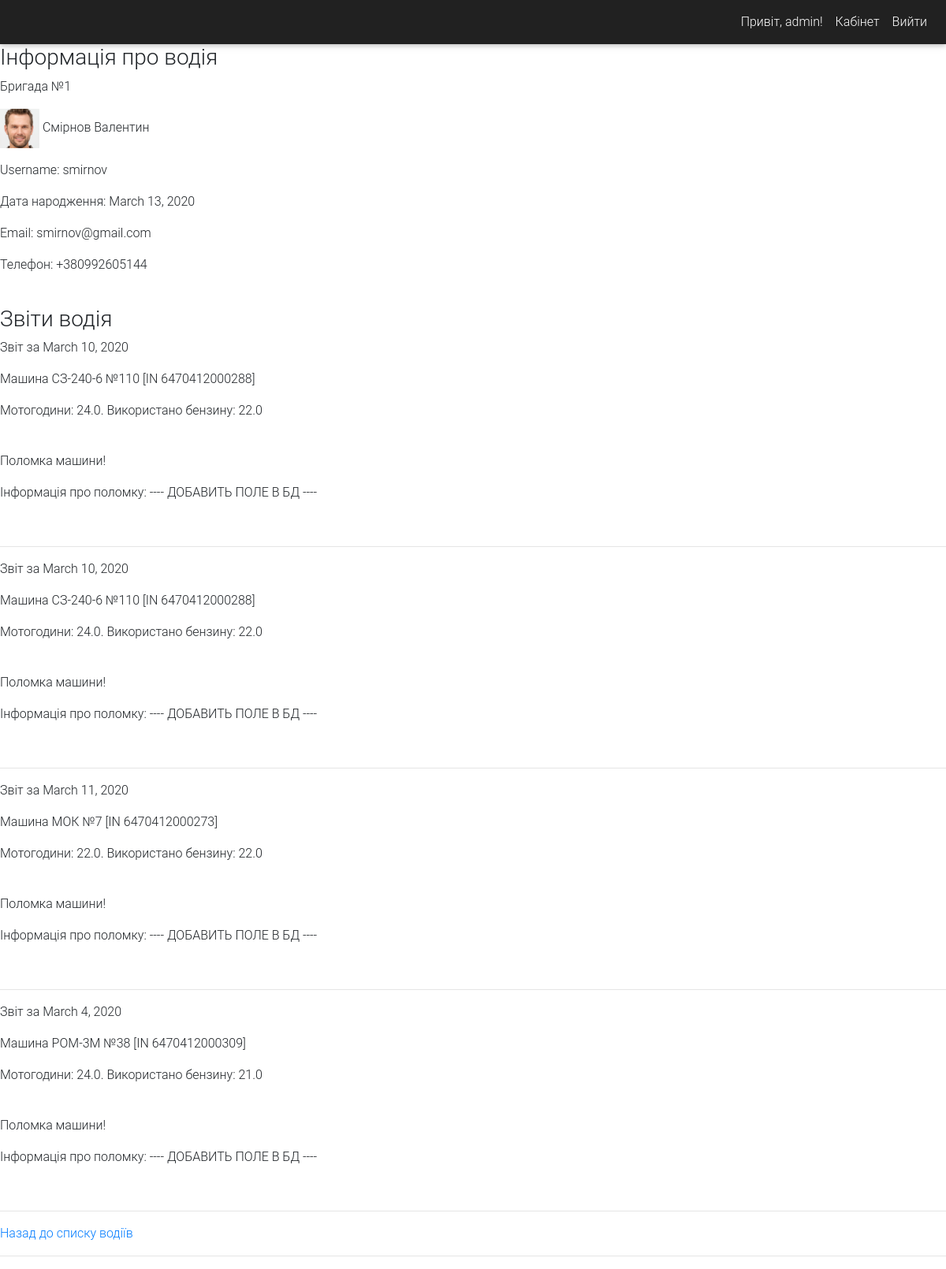
/engineer/drivers/smirnov/ (signed in), run on the app's committed database.
### senior_driver/models.py (models this page shows, shortened)
class SeniorDriver(models.Model):
    user = models.OneToOneField(User, on_delete=models.CASCADE)
    date_of_birth = models.DateField(blank=True, null=False)
    brigade_name = models.CharField(blank=True, max_length=50)
    telephone1 = models.CharField(max_length=15, blank=True, default='')
    telephone2 = models.CharField(max_length=15, blank=True, default='')
    avatar = models.ImageField(blank=True, upload_to="employees")
    def full_name(self):
        return f"{self.user.last_name} {self.user.first_name}"
    def phones(self):
        phones = self.telephone1
        if self.telephone2:
            phones += ', ' + self.telephone2
        return phones

### engineer/models.py (models this page shows, shortened)
class Report(models.Model):
    filled_up = models.ForeignKey(SeniorDriver, on_delete=models.CASCADE)
    date_of_completion = models.DateTimeField(auto_now=True)
    date = models.DateField()
    motohour = models.FloatField()
    fuel = models.FloatField()
    machine = models.ForeignKey(Machine, on_delete=models.CASCADE)
    breakage = models.BooleanField(default=False)
    checked = models.BooleanField(blank=True, default=False)

### machines/models.py (models this page shows, shortened)
class Machine(models.Model):
    machine = models.ForeignKey('MachineName', on_delete=models.CASCADE)
    inventory_number = models.IntegerField()
    number_machine = models.CharField(max_length=30)
    year_of_commissioning = models.DateField(blank=True, null=True)
    rated_capacity = models.FloatField(blank=True, null=True)
    costs_at_rate = models.FloatField(blank=True, null=True)
    dizmaslo = models.FloatField(blank=True, null=True)
    diametr_wheel_pairs = models.CharField(max_length=30, blank=True, null=True)
    date_ost_kr = models.DateField(blank=True, null=True)
    initial_value = models.FloatField(blank=True, null=True)
    residual_value = models.FloatField(blank=True, null=True)
    depreciation_end_date = models.DateField(blank=True, null=True)
    breakage = models.BooleanField(default=False)
    breakage_date = models.DateField(blank=True, null=True)
    breakage_info = models.TextField(blank=True, null=True)
    brigade = models.ForeignKey(SeniorDriver, on_delete=models.CASCADE)
    def full_name(self):
        return f"{self.machine.name} №{self.number_machine} [IN {self.inventory_number}]"

class MachineName(models.Model):
    name = models.CharField(max_length=50)
    description = models.TextField(default='')
    image = models.ImageField(blank=True, upload_to="machines")

### engineer/views.py (the view)
# urls.py: path('drivers/<str:username>/', views.show_drivers_detail, name='driver_detail'),
def show_drivers_detail(request, username):
    if not request.user.is_authenticated:
        return redirect('mylogin')
    if not ('engineer.view_engineer' in request.user.get_group_permissions()):
        raise Http404("У Вас не має прав на перегляд цієї сторінки")
    driver = get_object_or_404(SeniorDriver, user__username=username)
    reports_driver = models.Report.objects.filter(filled_up=driver)
    context = {
        'driver': driver,
        'reports_driver': reports_driver,
    }
    return render(request, 'engineer/show_driver_detail.html', context)

### templates/engineer/show_driver_detail.html (shortened to what this page needs)
{% extends 'base.html' %}
{% block content %}
    <nav class="navbar navbar-expand-md navbar-dark bg-dark">
        <div class="navbar-collapse collapse w-100 order-3 dual-collapse2">
            <ul class="navbar-nav ml-auto">
                <li class="nav-item">
                    <a class="nav-link" href="#">Привіт, {{ user.username }}!</a>
                </li>
                <li class="nav-item">
                    <a href="{% url 'engineer:home-page' %}" class="nav-link">Кабінет</a>
                </li>
                <li class="nav-item">
                    <a href="{% url 'mylogout' %}" class="nav-link">Вийти</a>
                </li>
            </ul>
        </div>
    </nav>
    {% if driver %}
        <div>
            <h3>Інформація про водія</h3>
            <p>Бригада №{{driver.brigade_name}}</p>
            <p><img width="50px" src="{{driver.avatar.url}}" alt="{{driver.full_name}}"> {{driver.full_name}}</p>
            <p>Username: {{driver.user.username}}</p>
            <p>Дата народження: {{driver.date_of_birth}}</p>
            <p>Email: {{driver.user.email}}</p>
            <p>Телефон: {{driver.phones}}</p>
        </div>
    {% endif %}
    <br>
    {% if reports_driver %}
        <h3>Звіти водія</h3>
        <div>
            {% for report in reports_driver %}
                <p>Звіт за {{ report.date }}</p>
                <p>Машина {{ report.machine.full_name }}</p>
                <p>Мотогодини: {{ report.motohour}}. Використано бензину: {{ report.fuel }} </p>
                {% if report.breakage %}
                    <br>
                    <p>Поломка машини!</p>
                    <p>Інформація про поломку: ---- ДОБАВИТЬ ПОЛЕ В БД ----</p>
                {% endif %}
                <br><hr>
            {% endfor %}
        </div>
    {% else%}
        <p>У цього старшого водія звітів немає</p>
    {% endif %}
    <p><a href="{% url 'engineer:drivers' %}">Назад до списку водіїв</a></p><hr>
{% endblock %}

### data on the page
SeniorDriver: brigade_name "1", avatar (picture), full_name "Смірнов Валентин", user.username "smirnov", date_of_birth "March 13, 2020", user.email "smirnov@gmail.com", phones "+380992605144"
Report: date "March 10, 2020", machine.full_name "СЗ-240-6 №110 [IN 6470412000288]", motohour "24.0", fuel "22.0", breakage "Поломка машини!", shows "Інформація про поломку: ---- ДОБАВИТЬ ПОЛЕ В БД ----"
Report: date "March 10, 2020", machine.full_name "СЗ-240-6 №110 [IN 6470412000288]", motohour "24.0", fuel "22.0", breakage "Поломка машини!", shows "Інформація про поломку: ---- ДОБАВИТЬ ПОЛЕ В БД ----"
Report: date "March 11, 2020", machine.full_name "МОК №7 [IN 6470412000273]", motohour "22.0", fuel "22.0", breakage "Поломка машини!", shows "Інформація про поломку: ---- ДОБАВИТЬ ПОЛЕ В БД ----"
Report: date "March 4, 2020", machine.full_name "РОМ-3М №38 [IN 6470412000309]", motohour "24.0", fuel "21.0", breakage "Поломка машини!", shows "Інформація про поломку: ---- ДОБАВИТЬ ПОЛЕ В БД ----"

### other printed values
{{ user.username }} "admin"
